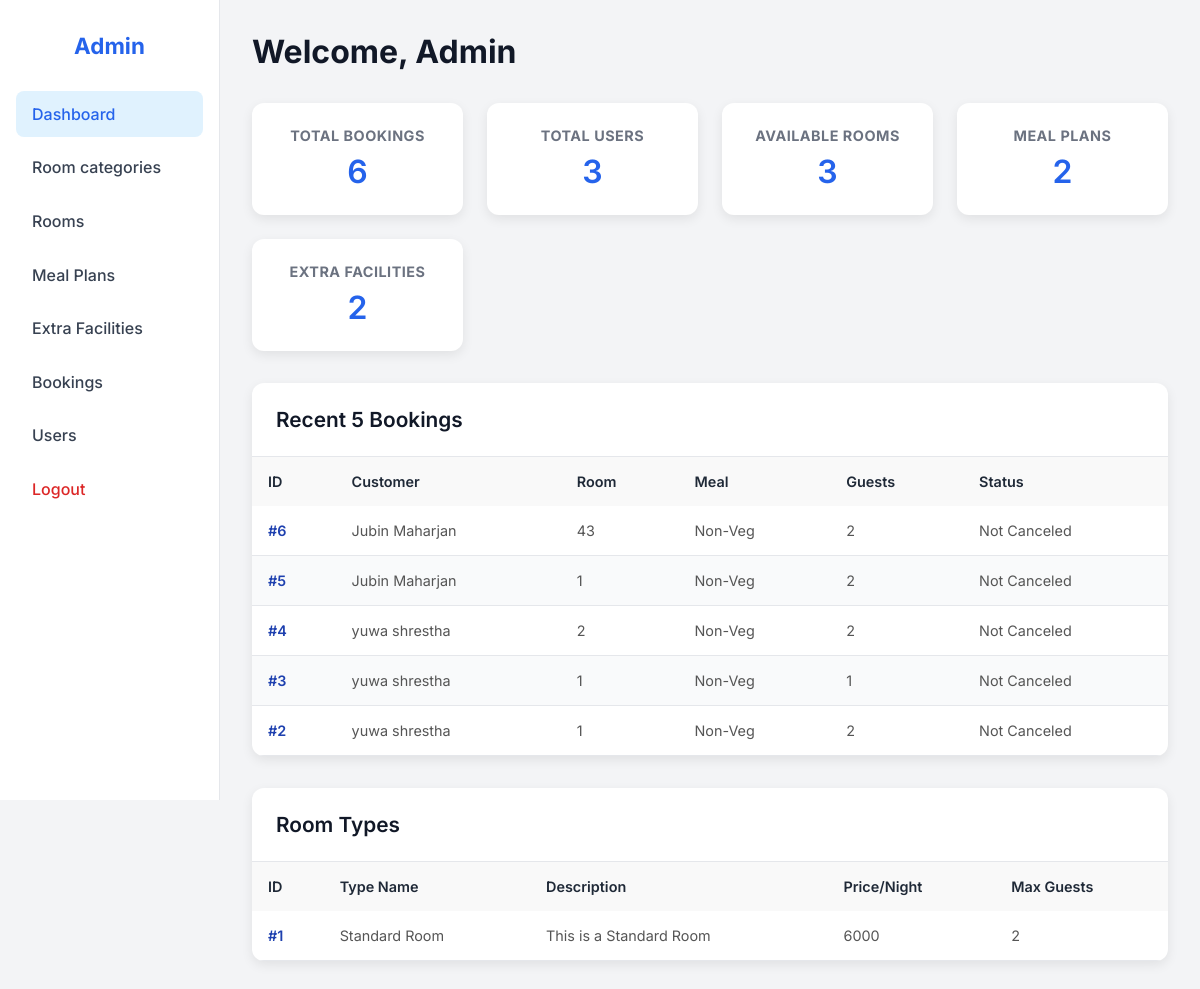
The app's page /admin_dashboard (signed in), older data.
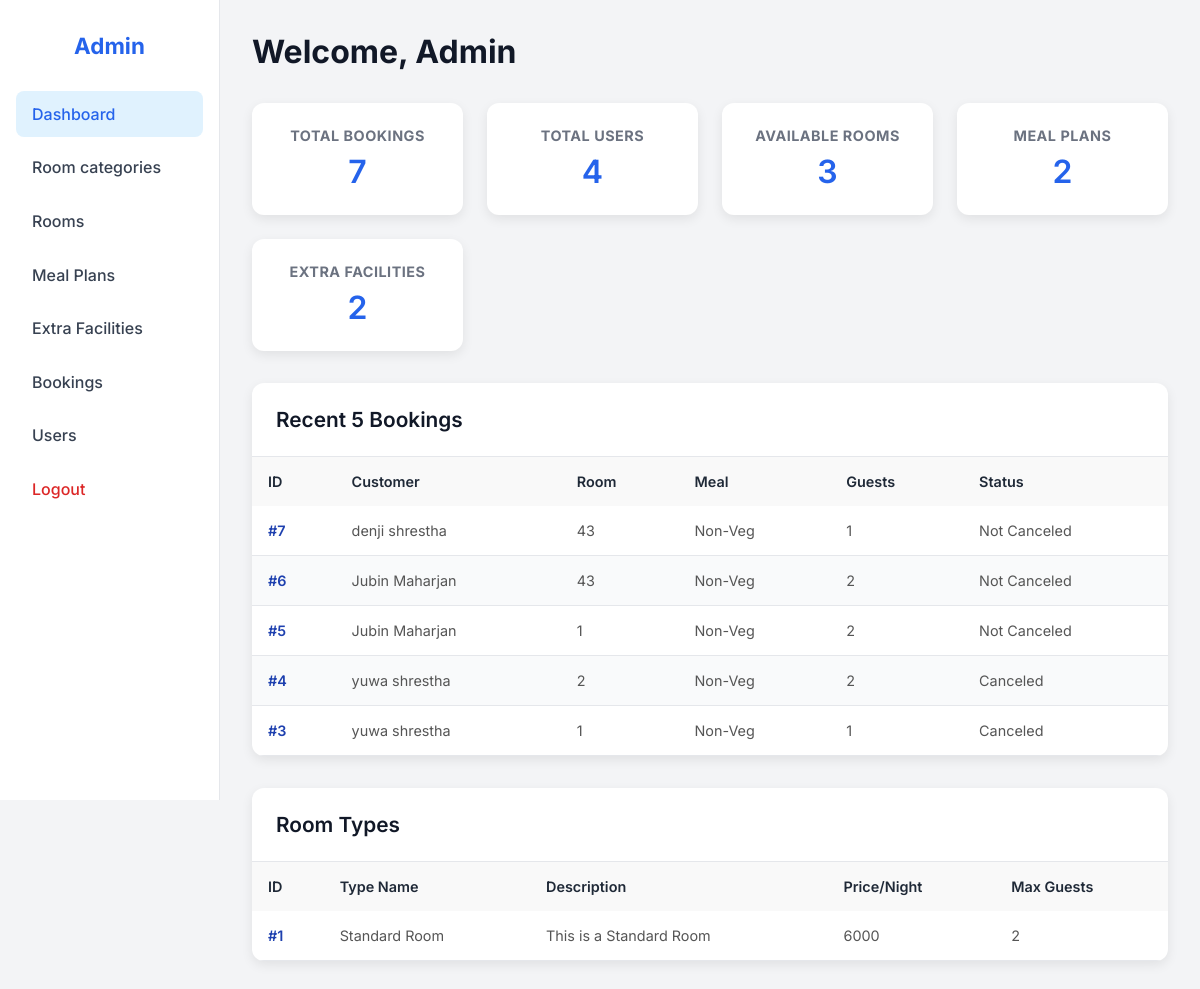
The same page, newer data.
### tables this page shows
CREATE TABLE bookings (
            booking_id INTEGER PRIMARY KEY AUTOINCREMENT,
            customer_id INTEGER NOT NULL,
            room_id INTEGER NOT NULL,
            meal_plan_id INTEGER NOT NULL,
            market_segment_id INTEGER NOT NULL,
            booking_status TEXT NOT NULL CHECK(booking_status IN ('Canceled','Not_Canceled')),
            lead_time INTEGER NOT NULL DEFAULT 0 CHECK(lead_time >= 0),
            arrival_year INTEGER NOT NULL,
            arrival_month INTEGER NOT NULL CHECK(arrival_month BETWEEN 1 AND 12),
            arrival_date INTEGER NOT NULL CHECK(arrival_date BETWEEN 1 AND 31),
            avg_price_per_room REAL NOT NULL DEFAULT 0 CHECK(avg_price_per_room >= 0),
            no_of_special_requests INTEGER NOT NULL DEFAULT 0 CHECK(no_of_special_requests >= 0),
            total_nights INTEGER NOT NULL DEFAULT 1 CHECK(total_nights >= 1),
            total_guests INTEGER NOT NULL DEFAULT 1 CHECK(total_guests >= 1),
            required_car_parking_space INTEGER NOT NULL DEFAULT 0 CHECK(required_car_parking_space IN (0,1)),
            created_at TIMESTAMP DEFAULT CURRENT_TIMESTAMP,
            FOREIGN KEY(customer_id) REFERENCES customers(customer_id),
            FOREIGN KEY(room_id) REFERENCES rooms(room_id),
            FOREIGN KEY(meal_plan_id) REFERENCES meal_plans(meal_plan_id),
            FOREIGN KEY(market_segment_id) REFERENCES market_segments(market_segment_id)
        );

CREATE TABLE customers (
            customer_id INTEGER PRIMARY KEY AUTOINCREMENT,
            name TEXT NOT NULL,
            email TEXT UNIQUE NOT NULL,
            phone TEXT,
            address TEXT,
            password TEXT NOT NULL,
            is_admin INTEGER NOT NULL DEFAULT 0 CHECK(is_admin IN (0,1))
        );

CREATE TABLE rooms (
            room_id INTEGER PRIMARY KEY AUTOINCREMENT,
            room_number TEXT UNIQUE NOT NULL,
            room_type_id INTEGER NOT NULL,
            price_per_night INTEGER,
            FOREIGN KEY(room_type_id) REFERENCES room_types(room_type_id) ON DELETE CASCADE
        );

CREATE TABLE meal_plans (
            meal_plan_id INTEGER PRIMARY KEY AUTOINCREMENT,
            meal_plan_name TEXT UNIQUE NOT NULL,
            image_path TEXT
        );

CREATE TABLE room_types (
            room_type_id INTEGER PRIMARY KEY AUTOINCREMENT,
            room_type_name TEXT UNIQUE NOT NULL,
            description TEXT,
            price_per_night INTEGER,
            image_path TEXT,
            max_guests INTEGER NOT NULL DEFAULT 2 CHECK(max_guests >= 1)
        );

### app.py (the view)
    @app.get("/admin_dashboard")
    @need_admin
    def admin_dashboard():
        return render_template(
            "admin_dashboard.html",
            total_bookings=booking_model.count_bookings(),
            available_rooms=room_model.count_rooms(),
            total_meal_plans=meal_plan_model.count_meal_plans(),
            total_extra_facilities=extra_facility_model.count_extra_facilities(),
            total_users=customer_model.count_non_admin_users(),
            recent_bookings=booking_model.list_recent_bookings(limit=5),
            room_types=room_model.list_room_types_for_dashboard(),
        )

### app.py (called while the page is built)
def need_admin(view_func):
    @wraps(view_func)
    def wrapped(*args, **kwargs):
        if "user_id" not in session:
            flash("Please login first.", "warning")
            return redirect(url_for("login", next=request.url))
        if not session.get("is_admin"):
            flash("Admin access required.", "danger")
            return redirect(url_for("login"))
        return view_func(*args, **kwargs)
    return wrapped

### hotel_app/models/booking_model.py (called while the page is built)
def count_bookings():
    conn = db_model.conn()
    count = conn.execute("SELECT COUNT(*) FROM bookings").fetchone()[0]
    conn.close()
    return count

### hotel_app/models/customer_model.py (called while the page is built)
def count_non_admin_users():
    conn = db_model.conn()
    count = conn.execute("SELECT COUNT(*) FROM customers WHERE is_admin=0").fetchone()[0]
    conn.close()
    return count

### hotel_app/models/db.py (called while the page is built)
def conn():
    conn = sqlite3.connect(DB_PATH)
    conn.row_factory = sqlite3.Row
    conn.execute("PRAGMA foreign_keys = ON")
    return conn

### hotel_app/models/extra_facility_model.py (called while the page is built)
def count_extra_facilities():
    conn = db_model.conn()
    count = conn.execute("SELECT COUNT(*) FROM extra_facilities").fetchone()[0]
    conn.close()
    return count

### templates/admin_dashboard.html (shortened to what the changed rows need)
<!DOCTYPE html>
<html lang="en">
<head>
    <link rel="stylesheet" href="{{ url_for('static', filename='css/admin_dashboard.css') }}">
    <link rel="stylesheet" href="{{ url_for('static', filename='css/flash.css') }}">
</head>
<body>
    <div class="dashboard">
        <aside class="sidebar">
            <h2>Admin</h2>
        </aside>
        <main class="main-content">
            <header class="main-header">
                <h1>Welcome, Admin</h1>
            </header>
            <section class="stats-section">
                <div class="stats-cards">
                    <div class="card">
                        <h3>Total Bookings</h3>
                        <p>{{ total_bookings }}</p>
                    </div>
                    <div class="card">
                        <h3>Total Users</h3>
                        <p>{{ total_users }}</p>
                    </div>
                </div>
            </section>
            <section class="recent-bookings-section">
                <div class="table-card">
                    <h2>Recent 5 Bookings</h2>
                    <div class="table-wrapper">
                        <table class="simple-table">
                            <thead>
                                <tr>
                                    <th>ID</th>
                                    <th>Customer</th>
                                    <th>Room</th>
                                    <th>Meal</th>
                                    <th>Guests</th>
                                    <th>Status</th>
                                </tr>
                            </thead>
                            <tbody>
                                {% for b in recent_bookings %}
                                <tr>
                                    <td>#{{ b.booking_id }}</td>
                                    <td>{{ b.customer_name }}</td>
                                    <td>{{ b.room_number }}</td>
                                    <td>{{ b.meal_plan_name }}</td>
                                    <td>{{ b.total_guests or 0 }}</td>
                                    <td>{{ "Canceled" if b.booking_status == "Canceled" else "Not Canceled" }}</td>
                                </tr>
                                {% else %}
                                <tr>
                                    <td colspan="6">No recent bookings</td>
                                </tr>
                                {% endfor %}
                            </tbody>
                        </table>
                    </div>
                </div>
            </section>
            <section>
                <div class="table-card">
                    <h2>Room Types</h2>
                    <div class="table-wrapper">
                        <table class="simple-table">
                            <thead>
                                <tr>
                                    <th>ID</th>
                                    <th>Type Name</th>
                                    <th>Description</th>
                                    <th>Price/Night</th>
                                    <th>Max Guests</th>
                                </tr>
                            </thead>
                            <tbody>
                                {% for rt in room_types %}
                                <tr>
                                    <td>#{{ rt.room_type_id }}</td>
                                    <td>{{ rt.room_type_name }}</td>
                                    <td>{{ rt.description or "-" }}</td>
                                    <td>{{ rt.price_per_night or "-" }}</td>
                                    <td>{{ rt.max_guests or 2 }}</td>
                                </tr>
                                {% else %}
                                <tr>
                                    <td colspan="5">No room types available</td>
                                </tr>
                                {% endfor %}
                            </tbody>
                        </table>
                    </div>
                </div>
            </section>
        </main>
    </div>
</body>
</html>

Row changes from the older to the newer data that the page shows:
no longer on this page (row edited): bookings: booking_id "2", customer_name "yuwa shrestha", room_number "1", meal_plan_name "Non-Veg", total_guests "2", booking_status "Not Canceled"
added bookings: booking_id "7", customer_name "denji shrestha", room_number "43", meal_plan_name "Non-Veg", total_guests "1", booking_status "Not Canceled"
changed bookings id 4: booking_status "Not Canceled" → "Canceled"
changed bookings id 3: booking_status "Not Canceled" → "Canceled"
Text that changed along with them:
{{ total_bookings }}: "6" → "7"
{{ total_users }}: "3" → "4"
